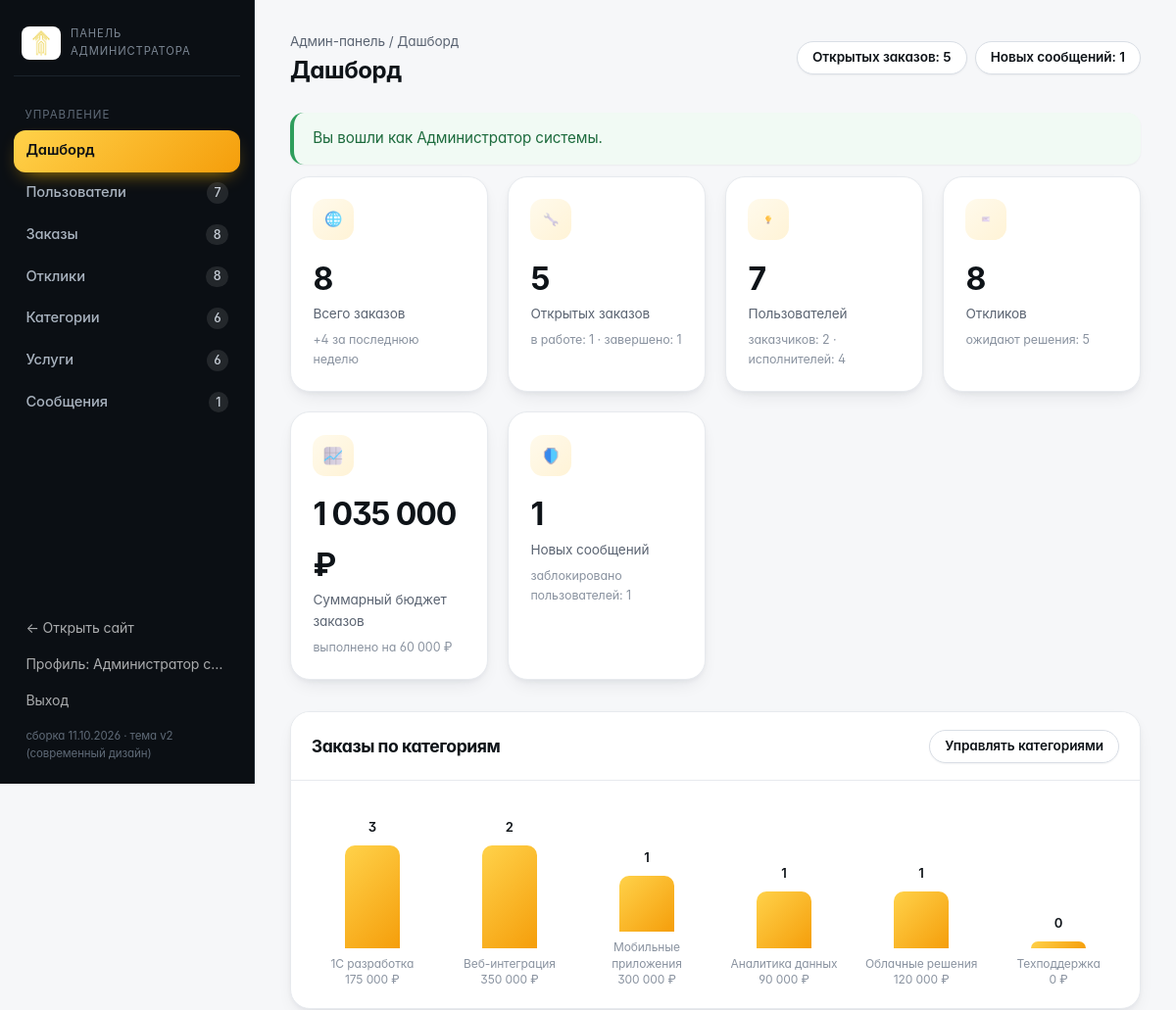
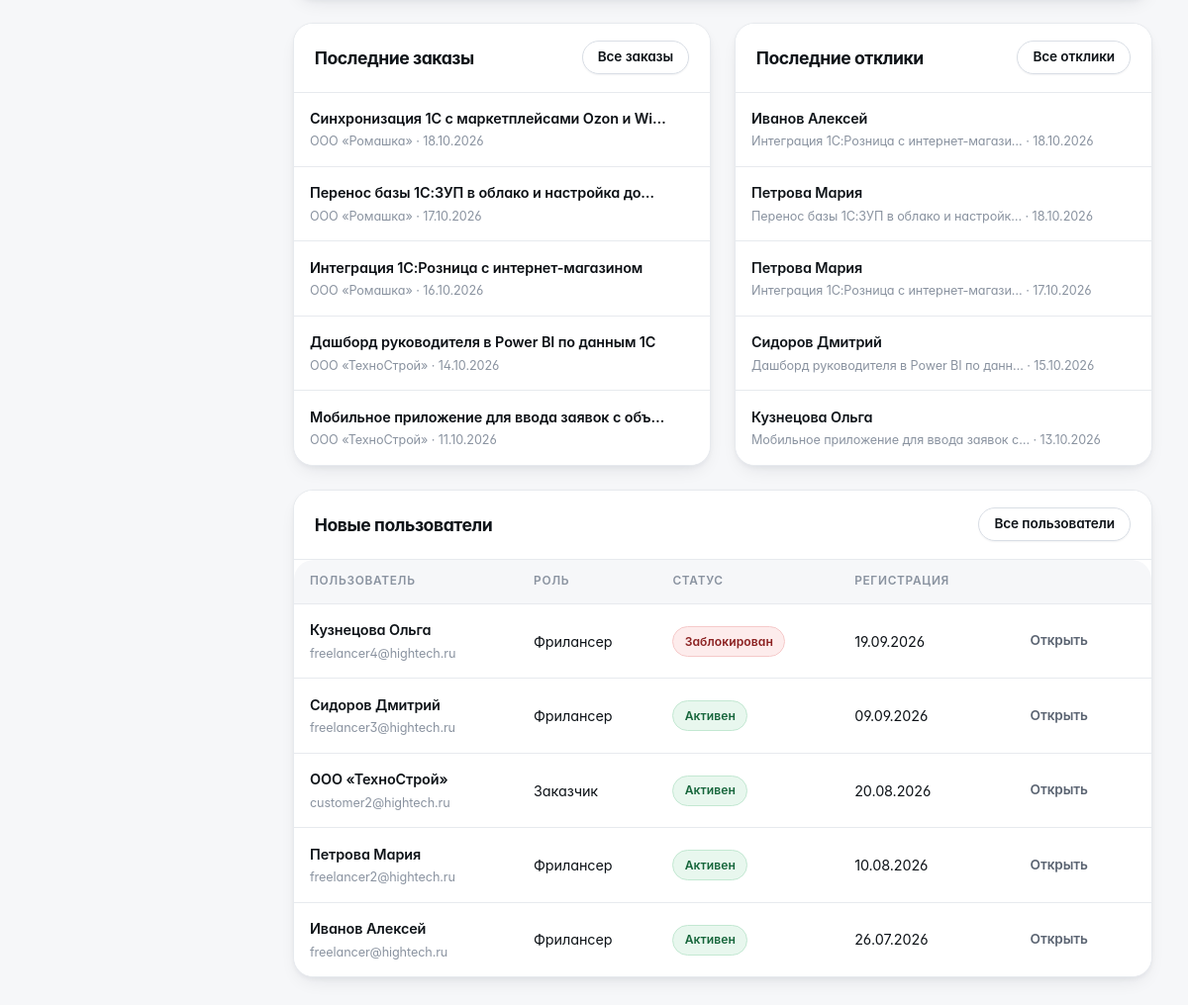
/admin/index.php (signed in), run on the app's committed database (2 pictures, top to bottom).
### tables this page shows
CREATE TABLE `users` (
    `id`             INT UNSIGNED NOT NULL AUTO_INCREMENT,
    `role`           ENUM('customer','freelancer','admin') NOT NULL DEFAULT 'customer',
    `name`           VARCHAR(120)  NOT NULL COMMENT 'ФИО / название организации',
    `email`          VARCHAR(160)  NOT NULL,
    `password_hash`  VARCHAR(255)  NOT NULL,
    `phone`          VARCHAR(40)   DEFAULT NULL,
    `company`        VARCHAR(160)  DEFAULT NULL COMMENT 'Компания заказчика',
    `specialization` VARCHAR(160)  DEFAULT NULL COMMENT 'Специализация фрилансера',
    `skills`         VARCHAR(500)  DEFAULT NULL COMMENT 'Навыки через запятую',
    `rate`           INT UNSIGNED  DEFAULT NULL COMMENT 'Ставка, руб./час',
    `experience`     TINYINT UNSIGNED DEFAULT NULL COMMENT 'Опыт работы, лет',
    `about`          TEXT          DEFAULT NULL,
    `status`         ENUM('active','blocked') NOT NULL DEFAULT 'active',
    `created_at`     DATETIME      NOT NULL DEFAULT CURRENT_TIMESTAMP,
    `last_login`     DATETIME      DEFAULT NULL,
    PRIMARY KEY (`id`),
    UNIQUE KEY `uq_users_email` (`email`),
    KEY `idx_users_role` (`role`),
    KEY `idx_users_status` (`status`)
);

CREATE TABLE `orders` (
    `id`            INT UNSIGNED NOT NULL AUTO_INCREMENT,
    `customer_id`   INT UNSIGNED NOT NULL,
    `category_id`   INT UNSIGNED DEFAULT NULL,
    `freelancer_id` INT UNSIGNED DEFAULT NULL COMMENT 'Исполнитель, принятый по отклику',
    `title`         VARCHAR(200) NOT NULL,
    `description`   TEXT         NOT NULL,
    `budget`        INT UNSIGNED NOT NULL DEFAULT 0 COMMENT 'Бюджет, руб.',
    `deadline`      DATE         DEFAULT NULL COMMENT 'Срок сдачи',
    `complexity`    ENUM('low','medium','high') NOT NULL DEFAULT 'medium',
    `skills`        VARCHAR(255) DEFAULT NULL COMMENT 'Требуемые навыки',
    `status`        ENUM('open','in_progress','completed','cancelled') NOT NULL DEFAULT 'open',
    `views`         INT UNSIGNED NOT NULL DEFAULT 0,
    `created_at`    DATETIME     NOT NULL DEFAULT CURRENT_TIMESTAMP,
    `updated_at`    DATETIME     NOT NULL DEFAULT CURRENT_TIMESTAMP ON UPDATE CURRENT_TIMESTAMP,
    PRIMARY KEY (`id`),
    KEY `idx_orders_status` (`status`),
    KEY `idx_orders_category` (`category_id`),
    KEY `fk_orders_customer` (`customer_id`),
    KEY `fk_orders_freelancer` (`freelancer_id`),
    CONSTRAINT `fk_orders_customer` FOREIGN KEY (`customer_id`)
        REFERENCES `users` (`id`) ON DELETE CASCADE ON UPDATE CASCADE,
    CONSTRAINT `fk_orders_freelancer` FOREIGN KEY (`freelancer_id`)
        REFERENCES `users` (`id`) ON DELETE SET NULL ON UPDATE CASCADE,
    CONSTRAINT `fk_orders_category` FOREIGN KEY (`category_id`)
        REFERENCES `categories` (`id`) ON DELETE SET NULL ON UPDATE CASCADE
);

CREATE TABLE `responses` (
    `id`            INT UNSIGNED NOT NULL AUTO_INCREMENT,
    `order_id`      INT UNSIGNED NOT NULL,
    `freelancer_id` INT UNSIGNED NOT NULL,
    `message`       TEXT         NOT NULL,
    `price`         INT UNSIGNED NOT NULL DEFAULT 0 COMMENT 'Предложенная стоимость, руб.',
    `days`          SMALLINT UNSIGNED NOT NULL DEFAULT 0 COMMENT 'Срок выполнения, дней',
    `status`        ENUM('pending','accepted','rejected') NOT NULL DEFAULT 'pending',
    `created_at`    DATETIME     NOT NULL DEFAULT CURRENT_TIMESTAMP,
    PRIMARY KEY (`id`),
    UNIQUE KEY `uq_response_order_freelancer` (`order_id`, `freelancer_id`),
    KEY `fk_responses_freelancer` (`freelancer_id`),
    CONSTRAINT `fk_responses_order` FOREIGN KEY (`order_id`)
        REFERENCES `orders` (`id`) ON DELETE CASCADE ON UPDATE CASCADE,
    CONSTRAINT `fk_responses_freelancer` FOREIGN KEY (`freelancer_id`)
        REFERENCES `users` (`id`) ON DELETE CASCADE ON UPDATE CASCADE
);

### admin/index.php (the view, shortened to what the rows shown need)
<?php
$pageTitle  = 'Дашборд';
require __DIR__ . '/_header.php';
$latestOrders = q_all(
    'SELECT o.id, o.title, o.budget, o.status, o.created_at, u.name AS customer_name
       FROM orders o JOIN users u ON u.id = o.customer_id
      ORDER BY o.created_at DESC LIMIT 5'
);
$latestUsers = q_all('SELECT id, name, email, role, status, created_at FROM users ORDER BY created_at DESC LIMIT 5');
$latestResponses = q_all(
    'SELECT r.id, r.price, r.status, r.created_at, o.title, u.name AS freelancer_name
       FROM responses r
       JOIN orders o ON o.id = r.order_id
       JOIN users u  ON u.id = r.freelancer_id
      ORDER BY r.created_at DESC LIMIT 5'
);
?>
<div class="panel">
    <div class="panel-head">
        <h2>Заказы по категориям</h2>
    </div>
</div>
<div class="grid grid-2">
    <div class="panel">
        <div class="panel-head">
            <h2>Последние заказы</h2>
        </div>
        <div class="panel-body p-0">
            <div class="table-wrap" style="border:0;box-shadow:none">
                <table class="data-table">
                    <tbody>
                    <?php foreach ($latestOrders as $order): ?>
                        <tr>
                            <td>
                                <div class="cell-main"><a href="/admin/order-form.php?id=<?= (int) $order['id'] ?>"><?= e(excerpt($order['title'], 44)) ?></a></div>
                                <div class="cell-sub"><?= e($order['customer_name']) ?> · <?= e(format_date($order['created_at'])) ?></div>
                            </td>
                        </tr>
                    <?php endforeach; ?>
                    </tbody>
                </table>
            </div>
        </div>
    </div>
    <div class="panel">
        <div class="panel-head">
            <h2>Последние отклики</h2>
        </div>
        <div class="panel-body p-0">
            <div class="table-wrap" style="border:0;box-shadow:none">
                <table class="data-table">
                    <tbody>
                    <?php foreach ($latestResponses as $response): ?>
                        <tr>
                            <td>
                                <div class="cell-main"><?= e($response['freelancer_name']) ?></div>
                                <div class="cell-sub"><?= e(excerpt($response['title'], 40)) ?> · <?= e(format_date($response['created_at'])) ?></div>
                            </td>
                        </tr>
                    <?php endforeach; ?>
                    </tbody>
                </table>
            </div>
        </div>
    </div>
</div>
<div class="panel">
    <div class="panel-head">
        <h2>Новые пользователи</h2>
    </div>
    <div class="panel-body p-0">
        <div class="table-wrap" style="border:0;box-shadow:none">
            <table class="data-table">
                <thead>
                    <tr><th>Пользователь</th><th>Роль</th><th>Статус</th><th>Регистрация</th><th></th></tr>
                </thead>
                <tbody>
                <?php foreach ($latestUsers as $userRow): ?>
                    <tr>
                        <td>
                            <div class="cell-main"><?= e($userRow['name']) ?></div>
                            <div class="cell-sub"><?= e($userRow['email']) ?></div>
                        </td>
                        <td><?= e(role_label($userRow['role'])) ?></td>
                        <td><span class="badge badge-<?= $userRow['status'] === 'active' ? 'success' : 'danger' ?>"><?= e(user_status_label($userRow['status'])) ?></span></td>
                        <td><?= e(format_date($userRow['created_at'])) ?></td>
                        <td><a class="btn btn-sm btn-ghost" href="/admin/user-form.php?id=<?= (int) $userRow['id'] ?>">Открыть</a></td>
                    </tr>
                <?php endforeach; ?>
                </tbody>
            </table>
        </div>
    </div>
</div>
<?php require __DIR__ . '/_footer.php'; ?>

### admin/_header.php (shortened to what the rows shown need)
<?php
require_once __DIR__ . '/../includes/functions.php';
$admin = require_role(['admin']);
$pageTitle  = $pageTitle ?? 'Админ-панель';
?>
<!DOCTYPE html>
<html lang="ru">
<head>
    <link rel="stylesheet" href="<?= asset('assets/css/base.css') ?>">
    <link rel="stylesheet" href="<?= asset('assets/css/app.css') ?>">
    <link rel="stylesheet" href="<?= asset('assets/css/theme.css') ?>">
</head>
<body class="admin-body">
<div class="admin-layout">
    <aside class="admin-sidebar">
        <div class="admin-sidebar-foot">
            <a href="/index.php" target="_blank">← Открыть сайт</a>
            <a href="/profile.php">Профиль: <?= e(excerpt($admin['name'], 16)) ?></a>
            <a href="/logout.php">Выход</a>
            <span style="display:block;padding:.5rem .75rem 0;font-size:.72rem;color:#5F6A77">сборка <?= APP_BUILD ?></span>
        </div>
    </aside>
    <div class="admin-content">
        <div class="admin-topbar">
            <div>
                <h1><?= e($pageTitle) ?></h1>
            </div>
        </div>

### data on the page
users: name "Администратор с…"
orders: title "Синхронизация 1С с маркетплейсами Ozon и Wi…", customer.name "ООО «Ромашка»", created_at "18.10.2026"
orders: title "Перенос базы 1С:ЗУП в облако и настройка до…", customer.name "ООО «Ромашка»", created_at "17.10.2026"
orders: title "Интеграция 1С:Розница с интернет-магазином", customer.name "ООО «Ромашка»", created_at "16.10.2026"
orders: title "Дашборд руководителя в Power BI по данным 1С", customer.name "ООО «ТехноСтрой»", created_at "14.10.2026"
orders: title "Мобильное приложение для ввода заявок с объ…", customer.name "ООО «ТехноСтрой»", created_at "11.10.2026"
responses: freelancer.name "Иванов Алексей", order.title "Интеграция 1С:Розница с интернет-магази…", created_at "18.10.2026"
responses: freelancer.name "Петрова Мария", order.title "Перенос базы 1С:ЗУП в облако и настройк…", created_at "18.10.2026"
responses: freelancer.name "Петрова Мария", order.title "Интеграция 1С:Розница с интернет-магази…", created_at "17.10.2026"
responses: freelancer.name "Сидоров Дмитрий", order.title "Дашборд руководителя в Power BI по данн…", created_at "15.10.2026"
responses: freelancer.name "Кузнецова Ольга", order.title "Мобильное приложение для ввода заявок с…", created_at "13.10.2026"
users: name "Кузнецова Ольга", email "freelancer4@hightech.ru", role "Фрилансер", status "Заблокирован", created_at "19.09.2026"
users: name "Сидоров Дмитрий", email "freelancer3@hightech.ru", role "Фрилансер", status "Активен", created_at "09.09.2026"
users: name "ООО «ТехноСтрой»", email "customer2@hightech.ru", role "Заказчик", status "Активен", created_at "20.08.2026"
users: name "Петрова Мария", email "freelancer2@hightech.ru", role "Фрилансер", status "Активен", created_at "10.08.2026"
users: name "Иванов Алексей", email "freelancer@hightech.ru", role "Фрилансер", status "Активен", created_at "26.07.2026"

### other printed values
$item['label'] "Дашборд"
$item['label'] "Пользователи"
$item['count'] "7"
$item['label'] "Заказы"
$item['count'] "8"
$item['label'] "Отклики"
$item['label'] "Категории"
$item['count'] "6"
$item['label'] "Услуги"
$item['label'] "Сообщения"
$item['count'] "1"
APP_BUILD "11.10.2026 · тема v2 (современный дизайн)"
$breadcrumb "Дашборд"
$pageTitle "Дашборд"
$counters['open'] "5"
